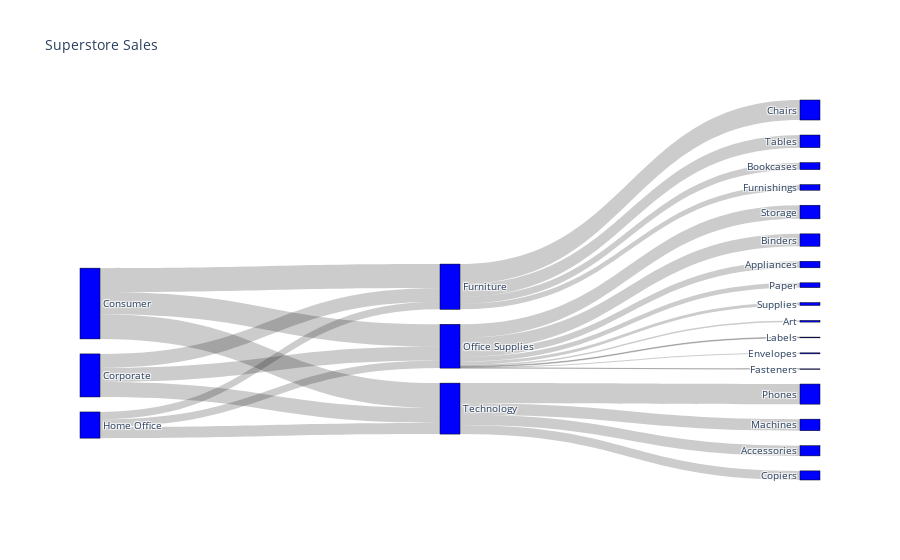

Write notebook code for a chart like this one.
### Code cell
fig = go.Figure(data=[go.Sankey(
    node = dict(
      pad = 15,
      thickness = 20,
      line = dict(color = "black", width = 0.5),
      label = labels,
      color = "blue"
    ),
    link = dict(
      source = sources,
      target = targets,
      value = values
  ))])

fig.update_layout(title_text="Superstore Sales", font_size=10)
fig.show()

### Figure 1 — Plotly figure (JSON) as saved in the notebook; plotly's stock layout.template omitted (floating-point values rounded to 4 significant figures)
{"data": [{"link": {"source": [0, 0, 0, 1, 1, 1, 2, 2, 2, 20, 20, 20, 20, 20, 20, 20, 20, 20, 20, 20, 20, 20, 20, 20, 20, 20, 21, 21, 21, 21, 21, 21, 21, 21, 21, 21, 21, 21, 21, 21, 21, 21, 21, 22, 22, 22, 22, 22, 22, 22, 22, 22, 22, 22, 22, 22, 22, 22, 22, 22], "target": [20, 21, 22, 20, 21, 22, 20, 21, 22, 3, 4, 5, 6, 7, 8, 9, 10, 11, 12, 13, 14, 15, 16, 17, 18, 19, 3, 4, 5, 6, 7, 8, 9, 10, 11, 12, 13, 14, 15, 16, 17, 18, 19, 3, 4, 5, 6, 7, 8, 9, 10, 11, 12, 13, 14, 15, 16, 17, 18, 19], "value": [391000.0, 364000.0, 406400.0, 229000.0, 230700.0, 246500.0, 121900.0, 124400.0, 183300.0, 114900.0, 328400.0, 0, 207000.0, 0, 91710.0, 0, 0, 0, 0, 0, 0, 0, 0, 0, 0, 0, 0, 0, 12490.0, 0, 223800.0, 0, 27120.0, 0, 203400.0, 107500.0, 78480.0, 0, 16480.0, 3024.0, 46670.0, 0, 0, 0, 0, 0, 0, 0, 0, 0, 330000.0, 0, 0, 0, 167400.0, 0, 0, 0, 189200.0, 149500.0]}, "node": {"color": "blue", "label": ["Consumer", "Corporate", "Home Office", "Bookcases", "Chairs", "Labels", "Tables", "Storage", "Furnishings", "Art", "Phones", "Binders", "Appliances", "Paper", "Accessories", "Envelopes", "Fasteners", "Supplies", "Machines", "Copiers", "Furniture", "Office Supplies", "Technology"], "line": {"color": "black", "width": 0.5}, "pad": 15, "thickness": 20}, "type": "sankey"}], "layout": {"font": {"size": 10}, "title": {"text": "Superstore Sales"}}}
